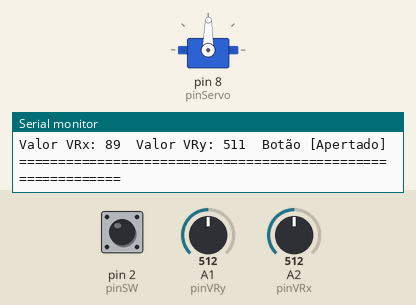
The sketch below on a simulated Arduino Uno, built with avr-gcc and run on an emulated ATmega328P. Parts: servo, the last lines printed to the serial monitor. The inputs (shaded band) are chosen by the test bench; at power-on: A2 (pinVRx) = 512, pin 2 (pinSW) LOW, A1 (pinVRy) = 512.

Above: at 1.8 s.
1.9 s: A2 (pinVRx) set to 716
At 2.6 s:
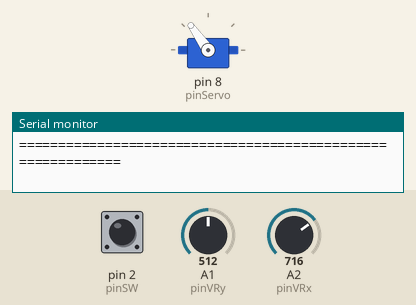
3.5 s: A2 (pinVRx) set to 900
At 5.3 s:
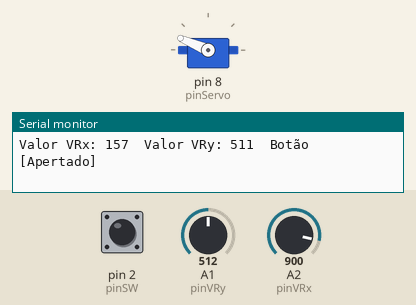
5.6 s: A2 (pinVRx) set to 1023
At 7.1 s:
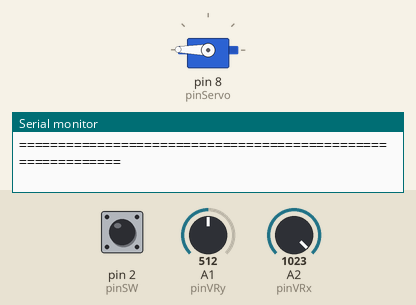
7.8 s: A2 (pinVRx) set to 306
At 8.7 s:
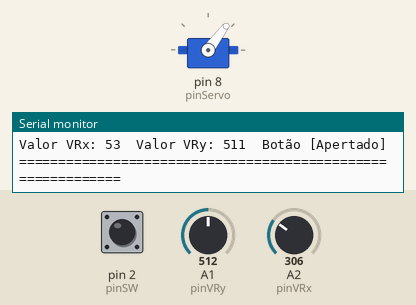
12.6 s: A2 (pinVRx) set to 64
At 14.4 s:
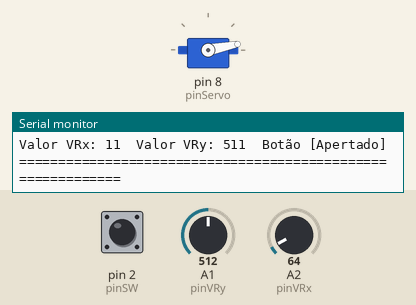
15.1 s: A2 (pinVRx) set to 52
At 17.1 s:
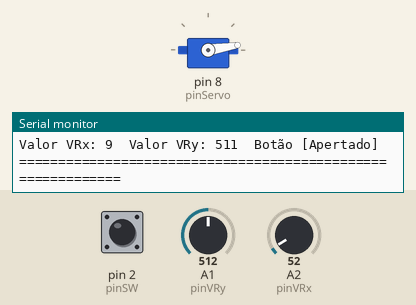
Timing chart, 0 to 18.2 s (numbered marks = the images above; inputs shaded):
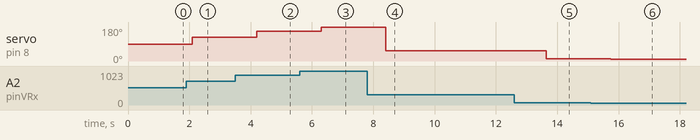

Measured:
- after the input at 1.9 s, servo on pin 8 (pinServo): 89° → 125° after 0.20 s
- after the input at 3.5 s, servo on pin 8 (pinServo): 125° → 157° after 0.70 s
- after the input at 5.6 s, servo on pin 8 (pinServo): 157° → 179° after 0.70 s
- after the input at 7.8 s, servo on pin 8 (pinServo): 179° → 53° after 0.60 s
- after the input at 12.6 s, servo on pin 8 (pinServo): 53° → 11° after 1.0 s
- after the input at 15.1 s, servo on pin 8 (pinServo): 11° → 9° after 0.65 s

The sketch:

modulo_joystick.ino
```cpp
#include <Servo.h>

#define pinVRx A2
#define pinVRy A1
#define pinSW 2
#define pinServo 8

Servo myServo;

void setup() {
  pinMode(pinVRx, INPUT);
  pinMode(pinVRy, INPUT);
  pinMode(pinSW, INPUT);

  myServo.attach(pinServo);

  Serial.begin(9600);
}

void loop() {
  int valorVRx = analogRead(pinVRx);
  int valorVRy = analogRead(pinVRy);
  bool statusSW = digitalRead(pinSW);
  byte angulo = map(valorVRx, 0, 1023, 0, 179);

  myServo.write(angulo);

  Serial.print("Valor VRx: ");
  Serial.print(map(valorVRx, 0, 1023, 0, 179));

  Serial.print("  Valor VRy: ");
  Serial.print(map(valorVRy, 0, 1023, 1023, 0));

  if (statusSW) {
    Serial.println("  Botão [Solto]");
  } else {
    Serial.println("  Botão [Apertado]");
  }

  Serial.println("============================================================");

  delay(1000);
}
```
